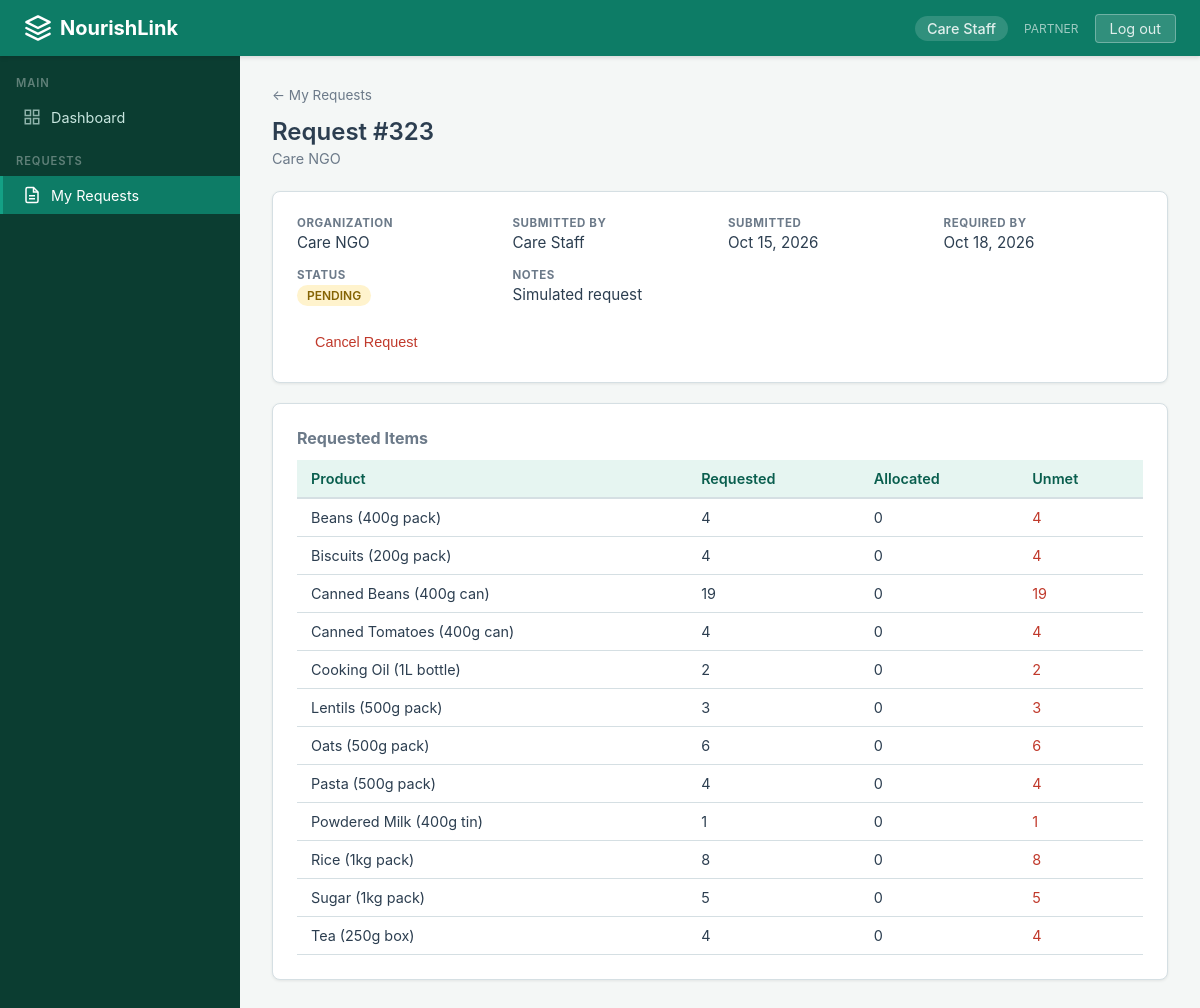
/requests/323/ (signed in), run on the app's committed database.
### core/models.py (models this page shows, shortened)
class Profile(models.Model):
    class Role(models.TextChoices):
        COORDINATOR = 'COORDINATOR', 'Coordinator'
        PARTNER = 'PARTNER', 'Partner'
    user = models.OneToOneField(User, on_delete=models.CASCADE, related_name='profile')
    role = models.CharField(max_length=15, choices=Role.choices)
    organization = models.ForeignKey(Organization, on_delete=models.SET_NULL, null=True, blank=True, related_name='members')
    @property
    def is_coordinator(self):
        return self.role == self.Role.COORDINATOR
    @property
    def is_partner(self):
        return self.role == self.Role.PARTNER

class Request(models.Model):
    class Status(models.TextChoices):
        PENDING = 'PENDING', 'Pending'
        APPROVED = 'APPROVED', 'Approved'
        PARTIALLY_FULFILLED = 'PARTIALLY_FULFILLED', 'Partially Fulfilled'
        FULFILLED = 'FULFILLED', 'Fulfilled'
        CANCELLED = 'CANCELLED', 'Cancelled'
    organization = models.ForeignKey(Organization, on_delete=models.CASCADE, related_name='requests')
    requested_by = models.ForeignKey(User, on_delete=models.CASCADE, related_name='requests_made')
    required_by_date = models.DateField()
    status = models.CharField(max_length=25, choices=Status.choices, default=Status.PENDING)
    notes = models.TextField(blank=True)
    created_at = models.DateTimeField(auto_now_add=True)
    updated_at = models.DateTimeField(auto_now=True)
    class Meta:
        ordering = ['required_by_date', 'created_at']

class Organization(models.Model):
    class OrgType(models.TextChoices):
        SHELTER = 'SHELTER', 'Shelter'
        COMMUNITY_KITCHEN = 'COMMUNITY_KITCHEN', 'Community Kitchen'
        NGO = 'NGO', 'NGO'
        OTHER = 'OTHER', 'Other'
    name = models.CharField(max_length=200)
    org_type = models.CharField(max_length=20, choices=OrgType.choices, default=OrgType.OTHER)
    contact_email = models.EmailField(blank=True)
    phone = models.CharField(max_length=20, blank=True)
    address = models.TextField(blank=True)
    is_active = models.BooleanField(default=True)
    created_at = models.DateTimeField(auto_now_add=True)

class RequestItem(models.Model):
    request = models.ForeignKey(Request, on_delete=models.CASCADE, related_name='items')
    product = models.ForeignKey(Product, on_delete=models.CASCADE)
    quantity_requested = models.PositiveIntegerField()
    quantity_allocated = models.PositiveIntegerField(default=0)
    @property
    def quantity_unmet(self):
        return self.quantity_requested - self.quantity_allocated

class Product(models.Model):
    class Category(models.TextChoices):
        GRAIN = 'GRAIN', 'Grain & Cereal'
        CANNED = 'CANNED', 'Canned Goods'
        PASTA = 'PASTA', 'Pasta & Noodles'
        LEGUME = 'LEGUME', 'Legumes & Pulses'
        OIL = 'OIL', 'Oil & Condiments'
        SNACK = 'SNACK', 'Snacks & Biscuits'
        BEVERAGE = 'BEVERAGE', 'Beverages'
        OTHER = 'OTHER', 'Other'
    name = models.CharField(max_length=200)
    unit = models.CharField(max_length=50, help_text="e.g., '1kg pack', '400g tin'")
    category = models.CharField(max_length=15, choices=Category.choices, default=Category.OTHER)
    description = models.TextField(blank=True)
    created_at = models.DateTimeField(auto_now_add=True)

### core/views.py (the view)
# urls.py: path('requests/<int:pk>/', views.request_detail, name='request_detail'),
@login_required
def request_detail(request, pk):
    req = get_object_or_404(
        Request.objects.select_related('organization', 'requested_by'), pk=pk)
    profile = request.user.profile
    if profile.is_partner and req.organization_id != profile.organization_id:
        messages.error(request,
                       "You can only view your organization's requests.")
        return redirect('my_requests')
    allocations = None
    if profile.is_partner:
        allocations = (
            AllocationItem.objects.filter(request_item__request=req)
            .select_related('food_batch__product', 'plan')
            .order_by('plan__created_at')
        )
    return render(request, 'core/request_detail.html', {
        'req': req,
        'items': req.items.select_related('product'),
        'allocations': allocations,
        'can_update': profile.is_coordinator,
        'can_cancel': (
            profile.is_partner
            and req.organization_id == profile.organization_id
            and req.status == 'PENDING'
        ),
    })

### templates/core/request_detail.html (shortened to what this page needs)
{% extends "base.html" %}
{% block content %}
{% if can_update %}
<a href="{% url 'request_list' %}" class="back-link">&larr; All Requests</a>
{% else %}
<a href="{% url 'my_requests' %}" class="back-link">&larr; My Requests</a>
{% endif %}
<div class="page-header">
  <h1>Request #{{ req.id }}</h1>
  <p>{{ req.organization.name }}</p>
</div>
<div class="card">
  <div class="detail-grid">
    <div>
      <div class="field-label">Organization</div>
      <div class="field-value">{{ req.organization.name }}</div>
    </div>
    <div>
      <div class="field-label">Submitted by</div>
      <div class="field-value">{{ req.requested_by.get_full_name|default:req.requested_by.username }}</div>
    </div>
    <div>
      <div class="field-label">Submitted</div>
      <div class="field-value">{{ req.created_at|date:"M d, Y" }}</div>
    </div>
    <div>
      <div class="field-label">Required by</div>
      <div class="field-value">{{ req.required_by_date|date:"M d, Y" }}</div>
    </div>
    <div>
      <div class="field-label">Status</div>
      <div class="field-value">
        {% if req.status == 'PENDING' %}
          <span class="badge badge-pending">Pending</span>
        {% elif req.status == 'APPROVED' %}
          <span class="badge badge-approved">Approved</span>
        {% elif req.status == 'PARTIALLY_FULFILLED' %}
          <span class="badge badge-partial">Partial</span>
        {% elif req.status == 'FULFILLED' %}
          <span class="badge badge-fulfilled">Fulfilled</span>
        {% elif req.status == 'CANCELLED' %}
          <span class="badge badge-cancelled">Cancelled</span>
        {% endif %}
      </div>
    </div>
    {% if req.notes %}
    <div>
      <div class="field-label">Notes</div>
      <div class="field-value">{{ req.notes }}</div>
    </div>
    {% endif %}
  </div>
  <div class="detail-actions">
    {% if can_cancel %}
      <form method="post" action="{% url 'request_cancel' req.pk %}" style="display:inline;">
        <button type="submit" class="btn btn-sm btn-outline">Cancel Request</button>
      </form>
    {% endif %}
  </div>
</div>
<div class="card" style="margin-top:20px;">
  <h3 style="margin-bottom:12px;font-size:1rem;color:var(--text-muted);">Requested Items</h3>
  {% if items %}
  <div class="table-wrap">
    <table>
      <thead>
        <tr>
          <th>Product</th>
          <th>Requested</th>
          <th>Allocated</th>
          <th>Unmet</th>
        </tr>
      </thead>
      <tbody>
        {% for item in items %}
        <tr>
          <td>{{ item.product.name }} ({{ item.product.unit }})</td>
          <td>{{ item.quantity_requested }}</td>
          <td>{{ item.quantity_allocated }}</td>
          <td>
            {% if item.quantity_unmet > 0 %}
              <span style="color:#c0392b;">{{ item.quantity_unmet }}</span>
            {% else %}
              {{ item.quantity_unmet }}
            {% endif %}
          </td>
        </tr>
        {% endfor %}
      </tbody>
    </table>
  </div>
  {% else %}
  <div class="empty-state">
    <p>No items on this request.</p>
  </div>
  {% endif %}
</div>
{% endblock %}

### templates/base.html (shortened to what this page needs)
<!DOCTYPE html>
<html lang="en">
<head>
</head>
<body>
  <nav class="navbar">
    <a href="{% url 'dashboard' %}" class="navbar-brand">
      <svg viewBox="0 0 24 24" fill="none" stroke="currentColor" stroke-width="2" stroke-linecap="round" stroke-linejoin="round">
        <path d="M12 2L2 7l10 5 10-5-10-5z"/>
        <path d="M2 17l10 5 10-5"/>
        <path d="M2 12l10 5 10-5"/>
      </svg>
      NourishLink
    </a>
    <div class="navbar-right">
      {% if user.is_authenticated %}
        <span class="navbar-user">{{ user.get_full_name|default:user.username }}</span>
        {% if user.profile.role %}
          <span style="font-size:.75rem;opacity:.7">{{ user.profile.role }}</span>
        {% endif %}
        <a href="{% url 'logout' %}" class="btn-logout">Log out</a>
      {% else %}
        <a href="{% url 'login' %}">Log in</a>
      {% endif %}
    </div>
  </nav>
  {% if user.is_authenticated %}
  <div class="layout">
    <aside class="sidebar">
      {% if user.profile.role == 'COORDINATOR' %}
        <div class="sidebar-section">Main</div>
        <a href="{% url 'dashboard' %}" class="{% if request.resolver_match.url_name == 'dashboard' %}active{% endif %}">
          <svg viewBox="0 0 24 24" fill="none" stroke="currentColor" stroke-width="2"><rect x="3" y="3" width="7" height="7"/><rect x="14" y="3" width="7" height="7"/><rect x="3" y="14" width="7" height="7"/><rect x="14" y="14" width="7" height="7"/></svg>
          Dashboard
        </a>
        <div class="sidebar-section" style="margin-top:18px;">Manage</div>
        <a href="{% url 'inventory' %}" class="{% if request.resolver_match.url_name in 'inventory,batch_detail,donation_create' %}active{% endif %}">
          <svg viewBox="0 0 24 24" fill="none" stroke="currentColor" stroke-width="2"><path d="M20 7l-8-4-8 4m16 0l-8 4m8-4v10l-8 4m0-10L4 7m8 4v10M4 7v10l8 4"/></svg>
          Inventory
        </a>
        <a href="{% url 'request_list' %}" class="{% if request.resolver_match.url_name in 'request_list,request_detail' %}active{% endif %}">
          <svg viewBox="0 0 24 24" fill="none" stroke="currentColor" stroke-width="2"><path d="M14 2H6a2 2 0 00-2 2v16a2 2 0 002 2h12a2 2 0 002-2V8z"/><polyline points="14 2 14 8 20 8"/><line x1="16" y1="13" x2="8" y2="13"/><line x1="16" y1="17" x2="8" y2="17"/></svg>
          Requests
        </a>
        <a href="{% url 'plan_list' %}" class="{% if request.resolver_match.url_name in 'plan_list,plan_detail,plan_generate' %}active{% endif %}">
          <svg viewBox="0 0 24 24" fill="none" stroke="currentColor" stroke-width="2"><circle cx="12" cy="12" r="10"/><path d="M16 12l-4-4-4 4m4-4v8"/></svg>
          Allocation
        </a>
        <a href="{% url 'pickups' %}" class="{% if request.resolver_match.url_name == 'pickups' %}active{% endif %}">
          <svg viewBox="0 0 24 24" fill="none" stroke="currentColor" stroke-width="2"><rect x="1" y="3" width="15" height="13"/><polygon points="23 7 16 12 16 2 23 7"/></svg>
          Pickups
        </a>
        <a href="{% url 'forecast_list' %}" class="{% if request.resolver_match.url_name == 'forecast_list' %}active{% endif %}">
          <svg viewBox="0 0 24 24" fill="none" stroke="currentColor" stroke-width="2"><path d="M3 3v18h18"/><path d="M18.7 8l-5.1 5.2-2.8-2.7L7 14.3"/></svg>
          Forecasts
        </a>
        <a href="{% url 'ai_list' %}" class="{% if request.resolver_match.url_name in 'ai_list,ai_detail' %}active{% endif %}">
          <svg viewBox="0 0 24 24" fill="none" stroke="currentColor" stroke-width="2"><circle cx="12" cy="12" r="3"/><path d="M12 2v3m0 14v3M4.9 4.9l2.1 2.1m10 10l2.1 2.1M2 12h3m14 0h3M4.9 19.1l2.1-2.1m10-10l2.1-2.1"/></svg>
          AI Proposals
        </a>
        <div class="sidebar-section" style="margin-top:18px;">Analytics</div>
        <a href="#">
          <svg viewBox="0 0 24 24" fill="none" stroke="currentColor" stroke-width="2"><line x1="18" y1="20" x2="18" y2="10"/><line x1="12" y1="20" x2="12" y2="4"/><line x1="6" y1="20" x2="6" y2="14"/></svg>
          Reports
        </a>
      {% elif user.profile.role == 'PARTNER' %}
        <div class="sidebar-section">Main</div>
        <a href="{% url 'dashboard' %}" class="{% if request.resolver_match.url_name == 'dashboard' %}active{% endif %}">
          <svg viewBox="0 0 24 24" fill="none" stroke="currentColor" stroke-width="2"><rect x="3" y="3" width="7" height="7"/><rect x="14" y="3" width="7" height="7"/><rect x="3" y="14" width="7" height="7"/><rect x="14" y="14" width="7" height="7"/></svg>
          Dashboard
        </a>
        <div class="sidebar-section" style="margin-top:18px;">Requests</div>
        <a href="{% url 'my_requests' %}" class="{% if request.resolver_match.url_name in 'my_requests,request_detail,request_create' %}active{% endif %}">
          <svg viewBox="0 0 24 24" fill="none" stroke="currentColor" stroke-width="2"><path d="M14 2H6a2 2 0 00-2 2v16a2 2 0 002 2h12a2 2 0 002-2V8z"/><polyline points="14 2 14 8 20 8"/><line x1="16" y1="13" x2="8" y2="13"/><line x1="16" y1="17" x2="8" y2="17"/></svg>
          My Requests
        </a>
      {% endif %}
    </aside>
    <main class="main-content">
    {% endif %}
      {% block content %}{% endblock %}
    {% if user.is_authenticated %}
    </main>
  </div>
    {% else %}
    </div>
    {% endif %}
</body>
</html>

### data on the page
Request: id "323", organization.name "Care NGO", requested_by.get_full_name "Care Staff", created_at "Oct 15, 2026", required_by_date "Oct 18, 2026", notes "Simulated request"
RequestItem: product.name "Beans", product.unit "400g pack", quantity_requested "4", quantity_allocated "0", quantity_unmet "4"
RequestItem: product.name "Biscuits", product.unit "200g pack", quantity_requested "4", quantity_allocated "0", quantity_unmet "4"
RequestItem: product.name "Canned Beans", product.unit "400g can", quantity_requested "19", quantity_allocated "0", quantity_unmet "19"
RequestItem: product.name "Canned Tomatoes", product.unit "400g can", quantity_requested "4", quantity_allocated "0", quantity_unmet "4"
RequestItem: product.name "Cooking Oil", product.unit "1L bottle", quantity_requested "2", quantity_allocated "0", quantity_unmet "2"
RequestItem: product.name "Lentils", product.unit "500g pack", quantity_requested "3", quantity_allocated "0", quantity_unmet "3"
RequestItem: product.name "Oats", product.unit "500g pack", quantity_requested "6", quantity_allocated "0", quantity_unmet "6"
RequestItem: product.name "Pasta", product.unit "500g pack", quantity_requested "4", quantity_allocated "0", quantity_unmet "4"
RequestItem: product.name "Powdered Milk", product.unit "400g tin", quantity_requested "1", quantity_allocated "0", quantity_unmet "1"
RequestItem: product.name "Rice", product.unit "1kg pack", quantity_requested "8", quantity_allocated "0", quantity_unmet "8"
RequestItem: product.name "Sugar", product.unit "1kg pack", quantity_requested "5", quantity_allocated "0", quantity_unmet "5"
RequestItem: product.name "Tea", product.unit "250g box", quantity_requested "4", quantity_allocated "0", quantity_unmet "4"

### other printed values
{{ user.get_full_name|default:user.username }} "Care Staff"
{{ user.profile.role }} "PARTNER"
